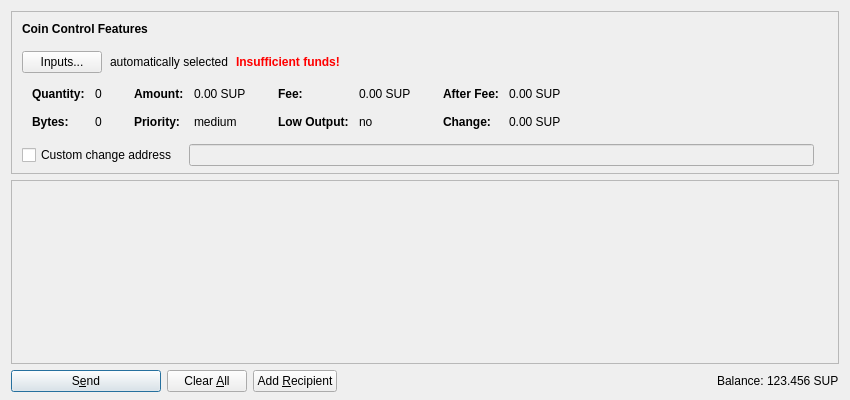
<?xml version="1.0" encoding="UTF-8"?>
<ui version="4.0">
 <class>SendCoinsDialog</class>
 <widget class="QDialog" name="SendCoinsDialog">
  <property name="geometry">
   <rect>
    <x>0</x>
    <y>0</y>
    <width>850</width>
    <height>400</height>
   </rect>
  </property>
  <property name="windowTitle">
   <string>Send Coins</string>
  </property>
  <layout class="QVBoxLayout" name="verticalLayout" stretch="0,1,0">
   <property name="bottomMargin">
    <number>8</number>
   </property>
   <item>
    <widget class="QFrame" name="frameCoinControl">
     <property name="sizePolicy">
      <sizepolicy hsizetype="Expanding" vsizetype="Expanding">
       <horstretch>0</horstretch>
       <verstretch>0</verstretch>
      </sizepolicy>
     </property>
     <property name="maximumSize">
      <size>
       <width>16777215</width>
       <height>16777215</height>
      </size>
     </property>
     <property name="frameShape">
      <enum>QFrame::StyledPanel</enum>
     </property>
     <property name="frameShadow">
      <enum>QFrame::Sunken</enum>
     </property>
     <layout class="QVBoxLayout" name="verticalLayoutCoinControl2">
      <property name="spacing">
       <number>0</number>
      </property>
      <property name="leftMargin">
       <number>0</number>
      </property>
      <property name="topMargin">
       <number>0</number>
      </property>
      <property name="rightMargin">
       <number>0</number>
      </property>
      <property name="bottomMargin">
       <number>6</number>
      </property>
      <item>
       <layout class="QVBoxLayout" name="verticalLayoutCoinControl" stretch="0,0,0,0,1">
        <property name="spacing">
         <number>0</number>
        </property>
        <property name="leftMargin">
         <number>10</number>
        </property>
        <property name="topMargin">
         <number>10</number>
        </property>
        <item>
         <layout class="QHBoxLayout" name="horizontalLayoutCoinControl1">
          <property name="bottomMargin">
           <number>15</number>
          </property>
          <item>
           <widget class="QLabel" name="labelCoinControlFeatures">
            <property name="sizePolicy">
             <sizepolicy hsizetype="Preferred" vsizetype="Maximum">
              <horstretch>0</horstretch>
              <verstretch>0</verstretch>
             </sizepolicy>
            </property>
            <property name="font">
             <font>
              <weight>75</weight>
              <bold>true</bold>
             </font>
            </property>
            <property name="styleSheet">
             <string notr="true">font-weight:bold;</string>
            </property>
            <property name="text">
             <string>Coin Control Features</string>
            </property>
           </widget>
          </item>
         </layout>
        </item>
        <item>
         <layout class="QHBoxLayout" name="horizontalLayoutCoinControl2" stretch="0,0,0,0">
          <property name="spacing">
           <number>8</number>
          </property>
          <property name="bottomMargin">
           <number>10</number>
          </property>
          <item>
           <widget class="QPushButton" name="pushButtonCoinControl">
            <property name="styleSheet">
             <string notr="true"/>
            </property>
            <property name="text">
             <string>Inputs...</string>
            </property>
           </widget>
          </item>
          <item>
           <widget class="QLabel" name="labelCoinControlAutomaticallySelected">
            <property name="text">
             <string>automatically selected</string>
            </property>
            <property name="margin">
             <number>5</number>
            </property>
           </widget>
          </item>
          <item>
           <widget class="QLabel" name="labelCoinControlInsuffFunds">
            <property name="font">
             <font>
              <weight>75</weight>
              <bold>true</bold>
             </font>
            </property>
            <property name="styleSheet">
             <string notr="true">color:red;font-weight:bold;</string>
            </property>
            <property name="text">
             <string>Insufficient funds!</string>
            </property>
            <property name="margin">
             <number>5</number>
            </property>
           </widget>
          </item>
          <item>
           <spacer name="horizontalSpacerCoinControl">
            <property name="orientation">
             <enum>Qt::Horizontal</enum>
            </property>
            <property name="sizeHint" stdset="0">
             <size>
              <width>40</width>
              <height>1</height>
             </size>
            </property>
           </spacer>
          </item>
         </layout>
        </item>
        <item>
         <widget class="QWidget" name="widgetCoinControl" native="true">
          <property name="sizePolicy">
           <sizepolicy hsizetype="Preferred" vsizetype="Preferred">
            <horstretch>0</horstretch>
            <verstretch>0</verstretch>
           </sizepolicy>
          </property>
          <property name="minimumSize">
           <size>
            <width>0</width>
            <height>0</height>
           </size>
          </property>
          <property name="styleSheet">
           <string notr="true"/>
          </property>
          <layout class="QHBoxLayout" name="horizontalLayoutCoinControl5">
           <property name="leftMargin">
            <number>0</number>
           </property>
           <property name="topMargin">
            <number>0</number>
           </property>
           <property name="rightMargin">
            <number>0</number>
           </property>
           <property name="bottomMargin">
            <number>0</number>
           </property>
           <item>
            <layout class="QHBoxLayout" name="horizontalLayoutCoinControl3" stretch="0,0,0,1">
             <property name="spacing">
              <number>20</number>
             </property>
             <property name="topMargin">
              <number>0</number>
             </property>
             <property name="bottomMargin">
              <number>10</number>
             </property>
             <item>
              <layout class="QFormLayout" name="formLayoutCoinControl1">
               <property name="horizontalSpacing">
                <number>10</number>
               </property>
               <property name="verticalSpacing">
                <number>14</number>
               </property>
               <property name="leftMargin">
                <number>10</number>
               </property>
               <property name="topMargin">
                <number>4</number>
               </property>
               <property name="rightMargin">
                <number>6</number>
               </property>
               <item row="0" column="0">
                <widget class="QLabel" name="labelCoinControlQuantityText">
                 <property name="font">
                  <font>
                   <weight>75</weight>
                   <bold>true</bold>
                  </font>
                 </property>
                 <property name="text">
                  <string>Quantity:</string>
                 </property>
                 <property name="margin">
                  <number>0</number>
                 </property>
                </widget>
               </item>
               <item row="0" column="1">
                <widget class="QLabel" name="labelCoinControlQuantity">
                 <property name="cursor">
                  <cursorShape>IBeamCursor</cursorShape>
                 </property>
                 <property name="contextMenuPolicy">
                  <enum>Qt::ActionsContextMenu</enum>
                 </property>
                 <property name="text">
                  <string notr="true">0</string>
                 </property>
                 <property name="margin">
                  <number>0</number>
                 </property>
                 <property name="textInteractionFlags">
                  <set>Qt::LinksAccessibleByMouse|Qt::TextSelectableByKeyboard|Qt::TextSelectableByMouse</set>
                 </property>
                </widget>
               </item>
               <item row="1" column="0">
                <widget class="QLabel" name="labelCoinControlBytesText">
                 <property name="font">
                  <font>
                   <weight>75</weight>
                   <bold>true</bold>
                  </font>
                 </property>
                 <property name="text">
                  <string>Bytes:</string>
                 </property>
                </widget>
               </item>
               <item row="1" column="1">
                <widget class="QLabel" name="labelCoinControlBytes">
                 <property name="cursor">
                  <cursorShape>IBeamCursor</cursorShape>
                 </property>
                 <property name="contextMenuPolicy">
                  <enum>Qt::ActionsContextMenu</enum>
                 </property>
                 <property name="text">
                  <string notr="true">0</string>
                 </property>
                 <property name="textInteractionFlags">
                  <set>Qt::LinksAccessibleByMouse|Qt::TextSelectableByKeyboard|Qt::TextSelectableByMouse</set>
                 </property>
                </widget>
               </item>
              </layout>
             </item>
             <item>
              <layout class="QFormLayout" name="formLayoutCoinControl2">
               <property name="horizontalSpacing">
                <number>10</number>
               </property>
               <property name="verticalSpacing">
                <number>14</number>
               </property>
               <property name="leftMargin">
                <number>6</number>
               </property>
               <property name="topMargin">
                <number>4</number>
               </property>
               <property name="rightMargin">
                <number>6</number>
               </property>
               <item row="0" column="0">
                <widget class="QLabel" name="labelCoinControlAmountText">
                 <property name="font">
                  <font>
                   <weight>75</weight>
                   <bold>true</bold>
                  </font>
                 </property>
                 <property name="text">
                  <string>Amount:</string>
                 </property>
                 <property name="margin">
                  <number>0</number>
                 </property>
                </widget>
               </item>
               <item row="0" column="1">
                <widget class="QLabel" name="labelCoinControlAmount">
                 <property name="cursor">
                  <cursorShape>IBeamCursor</cursorShape>
                 </property>
                 <property name="contextMenuPolicy">
                  <enum>Qt::ActionsContextMenu</enum>
                 </property>
                 <property name="text">
                  <string notr="true">0.00 SUP</string>
                 </property>
                 <property name="textInteractionFlags">
                  <set>Qt::LinksAccessibleByMouse|Qt::TextSelectableByKeyboard|Qt::TextSelectableByMouse</set>
                 </property>
                </widget>
               </item>
               <item row="1" column="0">
                <widget class="QLabel" name="labelCoinControlPriorityText">
                 <property name="font">
                  <font>
                   <weight>75</weight>
                   <bold>true</bold>
                  </font>
                 </property>
                 <property name="text">
                  <string>Priority:</string>
                 </property>
                </widget>
               </item>
               <item row="1" column="1">
                <widget class="QLabel" name="labelCoinControlPriority">
                 <property name="cursor">
                  <cursorShape>IBeamCursor</cursorShape>
                 </property>
                 <property name="contextMenuPolicy">
                  <enum>Qt::ActionsContextMenu</enum>
                 </property>
                 <property name="text">
                  <string notr="true">medium</string>
                 </property>
                 <property name="textInteractionFlags">
                  <set>Qt::LinksAccessibleByMouse|Qt::TextSelectableByKeyboard|Qt::TextSelectableByMouse</set>
                 </property>
                </widget>
               </item>
              </layout>
             </item>
             <item>
              <layout class="QFormLayout" name="formLayoutCoinControl3">
               <property name="horizontalSpacing">
                <number>10</number>
               </property>
               <property name="verticalSpacing">
                <number>14</number>
               </property>
               <property name="leftMargin">
                <number>6</number>
               </property>
               <property name="topMargin">
                <number>4</number>
               </property>
               <property name="rightMargin">
                <number>6</number>
               </property>
               <item row="0" column="0">
                <widget class="QLabel" name="labelCoinControlFeeText">
                 <property name="font">
                  <font>
                   <weight>75</weight>
                   <bold>true</bold>
                  </font>
                 </property>
                 <property name="text">
                  <string>Fee:</string>
                 </property>
                 <property name="margin">
                  <number>0</number>
                 </property>
                </widget>
               </item>
               <item row="0" column="1">
                <widget class="QLabel" name="labelCoinControlFee">
                 <property name="cursor">
                  <cursorShape>IBeamCursor</cursorShape>
                 </property>
                 <property name="contextMenuPolicy">
                  <enum>Qt::ActionsContextMenu</enum>
                 </property>
                 <property name="text">
                  <string notr="true">0.00 SUP</string>
                 </property>
                 <property name="textInteractionFlags">
                  <set>Qt::LinksAccessibleByMouse|Qt::TextSelectableByKeyboard|Qt::TextSelectableByMouse</set>
                 </property>
                </widget>
               </item>
               <item row="1" column="0">
                <widget class="QLabel" name="labelCoinControlLowOutputText">
                 <property name="font">
                  <font>
                   <weight>75</weight>
                   <bold>true</bold>
                  </font>
                 </property>
                 <property name="text">
                  <string>Low Output:</string>
                 </property>
                </widget>
               </item>
               <item row="1" column="1">
                <widget class="QLabel" name="labelCoinControlLowOutput">
                 <property name="cursor">
                  <cursorShape>IBeamCursor</cursorShape>
                 </property>
                 <property name="contextMenuPolicy">
                  <enum>Qt::ActionsContextMenu</enum>
                 </property>
                 <property name="text">
                  <string notr="true">no</string>
                 </property>
                 <property name="textInteractionFlags">
                  <set>Qt::LinksAccessibleByMouse|Qt::TextSelectableByKeyboard|Qt::TextSelectableByMouse</set>
                 </property>
                </widget>
               </item>
              </layout>
             </item>
             <item>
              <layout class="QFormLayout" name="formLayoutCoinControl4">
               <property name="horizontalSpacing">
                <number>10</number>
               </property>
               <property name="verticalSpacing">
                <number>14</number>
               </property>
               <property name="leftMargin">
                <number>6</number>
               </property>
               <property name="topMargin">
                <number>4</number>
               </property>
               <property name="rightMargin">
                <number>6</number>
               </property>
               <item row="0" column="0">
                <widget class="QLabel" name="labelCoinControlAfterFeeText">
                 <property name="font">
                  <font>
                   <weight>75</weight>
                   <bold>true</bold>
                  </font>
                 </property>
                 <property name="text">
                  <string>After Fee:</string>
                 </property>
                 <property name="margin">
                  <number>0</number>
                 </property>
                </widget>
               </item>
               <item row="0" column="1">
                <widget class="QLabel" name="labelCoinControlAfterFee">
                 <property name="cursor">
                  <cursorShape>IBeamCursor</cursorShape>
                 </property>
                 <property name="contextMenuPolicy">
                  <enum>Qt::ActionsContextMenu</enum>
                 </property>
                 <property name="text">
                  <string notr="true">0.00 SUP</string>
                 </property>
                 <property name="textInteractionFlags">
                  <set>Qt::LinksAccessibleByMouse|Qt::TextSelectableByKeyboard|Qt::TextSelectableByMouse</set>
                 </property>
                </widget>
               </item>
               <item row="1" column="0">
                <widget class="QLabel" name="labelCoinControlChangeText">
                 <property name="font">
                  <font>
                   <weight>75</weight>
                   <bold>true</bold>
                  </font>
                 </property>
                 <property name="text">
                  <string>Change:</string>
                 </property>
                </widget>
               </item>
               <item row="1" column="1">
                <widget class="QLabel" name="labelCoinControlChange">
                 <property name="cursor">
                  <cursorShape>IBeamCursor</cursorShape>
                 </property>
                 <property name="contextMenuPolicy">
                  <enum>Qt::ActionsContextMenu</enum>
                 </property>
                 <property name="text">
                  <string notr="true">0.00 SUP</string>
                 </property>
                 <property name="textInteractionFlags">
                  <set>Qt::LinksAccessibleByMouse|Qt::TextSelectableByKeyboard|Qt::TextSelectableByMouse</set>
                 </property>
                </widget>
               </item>
              </layout>
             </item>
            </layout>
           </item>
          </layout>
         </widget>
        </item>
        <item>
         <layout class="QHBoxLayout" name="horizontalLayoutCoinControl4" stretch="0,0,0">
          <property name="spacing">
           <number>12</number>
          </property>
          <property name="sizeConstraint">
           <enum>QLayout::SetDefaultConstraint</enum>
          </property>
          <property name="topMargin">
           <number>5</number>
          </property>
          <property name="rightMargin">
           <number>5</number>
          </property>
          <item>
           <widget class="QCheckBox" name="checkBoxCoinControlChange">
            <property name="toolTip">
             <string>If this is activated, but the change address is empty or invalid, change will be sent to a newly generated address.</string>
            </property>
            <property name="text">
             <string>Custom change address</string>
            </property>
           </widget>
          </item>
          <item>
           <widget class="QValidatedLineEdit" name="lineEditCoinControlChange">
            <property name="enabled">
             <bool>false</bool>
            </property>
            <property name="sizePolicy">
             <sizepolicy hsizetype="Expanding" vsizetype="Fixed">
              <horstretch>0</horstretch>
              <verstretch>0</verstretch>
             </sizepolicy>
            </property>
           </widget>
          </item>
          <item>
           <widget class="QLabel" name="labelCoinControlChangeLabel">
            <property name="sizePolicy">
             <sizepolicy hsizetype="Preferred" vsizetype="Expanding">
              <horstretch>0</horstretch>
              <verstretch>0</verstretch>
             </sizepolicy>
            </property>
            <property name="minimumSize">
             <size>
              <width>0</width>
              <height>0</height>
             </size>
            </property>
            <property name="text">
             <string/>
            </property>
            <property name="margin">
             <number>3</number>
            </property>
           </widget>
          </item>
         </layout>
        </item>
        <item>
         <spacer name="verticalSpacerCoinControl">
          <property name="orientation">
           <enum>Qt::Vertical</enum>
          </property>
          <property name="sizeHint" stdset="0">
           <size>
            <width>800</width>
            <height>1</height>
           </size>
          </property>
         </spacer>
        </item>
       </layout>
      </item>
     </layout>
    </widget>
   </item>
   <item>
    <widget class="QScrollArea" name="scrollArea">
     <property name="widgetResizable">
      <bool>true</bool>
     </property>
     <widget class="QWidget" name="scrollAreaWidgetContents">
      <property name="geometry">
       <rect>
        <x>0</x>
        <y>0</y>
        <width>830</width>
        <height>178</height>
       </rect>
      </property>
      <layout class="QVBoxLayout" name="verticalLayout_2" stretch="0,1">
       <property name="leftMargin">
        <number>0</number>
       </property>
       <property name="topMargin">
        <number>0</number>
       </property>
       <property name="rightMargin">
        <number>0</number>
       </property>
       <property name="bottomMargin">
        <number>0</number>
       </property>
       <item>
        <layout class="QVBoxLayout" name="entries">
         <property name="spacing">
          <number>6</number>
         </property>
        </layout>
       </item>
       <item>
        <spacer name="verticalSpacer">
         <property name="orientation">
          <enum>Qt::Vertical</enum>
         </property>
         <property name="sizeHint" stdset="0">
          <size>
           <width>20</width>
           <height>40</height>
          </size>
         </property>
        </spacer>
       </item>
      </layout>
     </widget>
    </widget>
   </item>
   <item>
    <layout class="QHBoxLayout" name="horizontalLayout">
     <item>
      <widget class="QPushButton" name="sendButton">
       <property name="minimumSize">
        <size>
         <width>150</width>
         <height>0</height>
        </size>
       </property>
       <property name="toolTip">
        <string>Confirm the send action</string>
       </property>
       <property name="text">
        <string>S&amp;end</string>
       </property>
       <property name="icon">
        <iconset resource="../startupcoin.qrc">
         <normaloff>:/icons/send</normaloff>:/icons/send</iconset>
       </property>
       <property name="default">
        <bool>true</bool>
       </property>
      </widget>
     </item>
     <item>
      <widget class="QPushButton" name="clearButton">
       <property name="sizePolicy">
        <sizepolicy hsizetype="Minimum" vsizetype="Fixed">
         <horstretch>0</horstretch>
         <verstretch>0</verstretch>
        </sizepolicy>
       </property>
       <property name="toolTip">
        <string>Clear all fields of the form.</string>
       </property>
       <property name="text">
        <string>Clear &amp;All</string>
       </property>
       <property name="icon">
        <iconset resource="../startupcoin.qrc">
         <normaloff>:/icons/remove</normaloff>:/icons/remove</iconset>
       </property>
       <property name="autoRepeatDelay">
        <number>300</number>
       </property>
       <property name="autoDefault">
        <bool>false</bool>
       </property>
      </widget>
     </item>
     <item>
      <widget class="QPushButton" name="addButton">
       <property name="toolTip">
        <string>Send to multiple recipients at once</string>
       </property>
       <property name="text">
        <string>Add &amp;Recipient</string>
       </property>
       <property name="icon">
        <iconset resource="../startupcoin.qrc">
         <normaloff>:/icons/add</normaloff>:/icons/add</iconset>
       </property>
       <property name="autoDefault">
        <bool>false</bool>
       </property>
      </widget>
     </item>
     <item>
      <spacer name="horizontalSpacer">
       <property name="orientation">
        <enum>Qt::Horizontal</enum>
       </property>
       <property name="sizeHint" stdset="0">
        <size>
         <width>40</width>
         <height>20</height>
        </size>
       </property>
      </spacer>
     </item>
     <item>
      <layout class="QHBoxLayout" name="horizontalLayout_2">
       <property name="spacing">
        <number>3</number>
       </property>
       <item>
        <widget class="QLabel" name="label">
         <property name="sizePolicy">
          <sizepolicy hsizetype="Preferred" vsizetype="Fixed">
           <horstretch>0</horstretch>
           <verstretch>0</verstretch>
          </sizepolicy>
         </property>
         <property name="text">
          <string>Balance:</string>
         </property>
        </widget>
       </item>
       <item>
        <widget class="QLabel" name="labelBalance">
         <property name="sizePolicy">
          <sizepolicy hsizetype="Preferred" vsizetype="Fixed">
           <horstretch>0</horstretch>
           <verstretch>0</verstretch>
          </sizepolicy>
         </property>
         <property name="cursor">
          <cursorShape>IBeamCursor</cursorShape>
         </property>
         <property name="text">
          <string notr="true">123.456 SUP</string>
         </property>
         <property name="textInteractionFlags">
          <set>Qt::LinksAccessibleByMouse|Qt::TextSelectableByKeyboard|Qt::TextSelectableByMouse</set>
         </property>
        </widget>
       </item>
      </layout>
     </item>
    </layout>
   </item>
  </layout>
 </widget>
 <customwidgets>
  <customwidget>
   <class>QValidatedLineEdit</class>
   <extends>QLineEdit</extends>
   <header>qvalidatedlineedit.h</header>
  </customwidget>
 </customwidgets>
 <resources>
  <include location="../startupcoin.qrc"/>
 </resources>
 <connections/>
</ui>
